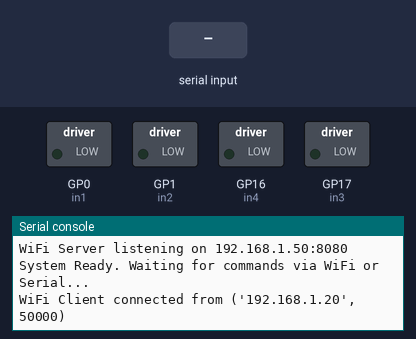
A program run on a simulated Raspberry Pi Pico running MicroPython. Shown: switched loads named in the program (green lamp = pin HIGH), the last lines printed to the serial console. The inputs (shaded band) are chosen by the test bench. WiFi joins after 1.5 s; one TCP client connects 1 s after the port opens and stays connected.

Above: at 3.2 s.
3.3 s: "STOP" typed at the serial console, then Enter
At 4.2 s:
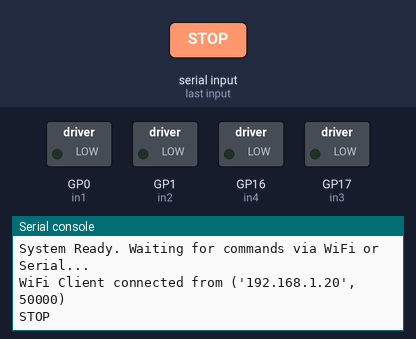
4.8 s: "FWD" typed at the serial console, then Enter
At 5.3 s:
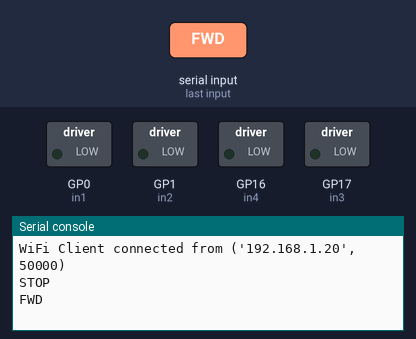
6.3 s: "BWD" typed at the serial console, then Enter
At 7.7 s:
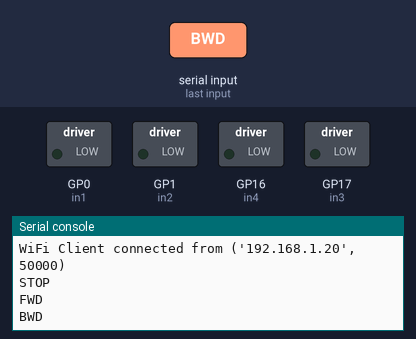

The program:

pico_wifi_serial.py
```python
import network
import socket
from machine import Pin, PWM
import time
import select
import sys

# --- WIFI CONFIGURATION ---
SSID = "Eren"
PASSWORD = "19981998"
PORT = 8080

# --- Setup Motor Pins with PWM ---
# Motor A (Left)
in1 = PWM(Pin(0))
in2 = PWM(Pin(1))
in1.freq(1000)
in2.freq(1000)

# Motor B (Right)
in3 = PWM(Pin(17))
in4 = PWM(Pin(16))
in3.freq(1000)
in4.freq(1000)

# Global State
current_speed_percent = 0
current_direction = "STOP" # STOP, FWD, BWD
active_motors = "BOTH" # A, B, BOTH

def set_motor_speed(pwm_pin_a, pwm_pin_b, speed_percent, direction):
    # Convert percent (0-100) to u16 duty (0-65535)
    duty = int((speed_percent / 100) * 65535)

    if direction == "STOP":
        pwm_pin_a.duty_u16(0)
        pwm_pin_b.duty_u16(0)
    elif direction == "FWD":
        # Forward: Pin A gets speed, Pin B is Low
        pwm_pin_a.duty_u16(duty)
        pwm_pin_b.duty_u16(0)
    elif direction == "BWD":
        # Backward: Pin A is Low, Pin B gets speed
        pwm_pin_a.duty_u16(0)
        pwm_pin_b.duty_u16(duty)

def update_motors():
    # Motor A Logic
    if active_motors in ["A", "BOTH"]:
        set_motor_speed(in1, in2, current_speed_percent, current_direction)
    else:
        set_motor_speed(in1, in2, 0, "STOP")

    # Motor B Logic
    if active_motors in ["B", "BOTH"]:
        set_motor_speed(in3, in4, current_speed_percent, current_direction)
    else:
        set_motor_speed(in3, in4, 0, "STOP")

def parse_command(cmd_str):
    """
    Expected format: "CMD:VALUE"
    """
    global current_speed_percent, current_direction, active_motors
    try:
        parts = cmd_str.strip().split(':')
        if len(parts) != 2: return

        key, val = parts[0], parts[1]

        if key == "SPD":
            current_speed_percent = int(val)
        elif key == "MOT":
            active_motors = val
        elif key == "DIR":
            if current_direction != "STOP":
                current_direction = val
        elif key == "ACT":
            if val == "STOP":
                current_direction = "STOP"
            elif val == "START":
                current_direction = "FWD"

        update_motors()
        print(f"Executed: {key}={val}")

    except Exception as e:
        print(f"Cmd Error: {e}")

def setup_wifi():
    wlan = network.WLAN(network.STA_IF)
    wlan.active(True)
    wlan.connect(SSID, PASSWORD)

    print(f"Attempting WiFi connection to {SSID}...")
    max_wait = 10
    while max_wait > 0:
        if wlan.status() < 0 or wlan.status() >= 3:
            break
        max_wait -= 1
        time.sleep(1)

    if wlan.status() != 3:
        print("WiFi Connection Failed. Running in Serial Mode only.")
        return None
    else:
        ip = wlan.ifconfig()[0]
        print(f'WiFi Connected! IP: {ip}')

        addr = (ip, PORT)
        s = socket.socket()
        s.setsockopt(socket.SOL_SOCKET, socket.SO_REUSEADDR, 1)
        s.bind(addr)
        s.listen(1)
        print(f'WiFi Server listening on {ip}:{PORT}')
        return s

def run_dual_mode():
    # Attempt WiFi Setup
    server_sock = setup_wifi()

    # Input sources for select()
    # Always monitor stdin (Serial)
    input_sources = [sys.stdin]

    # If WiFi succeeded, monitor that too
    if server_sock:
        input_sources.append(server_sock)

    print("System Ready. Waiting for commands via WiFi or Serial...")

    # List of connected WiFi clients
    clients = []

    while True:
        # Check for readable sources (non-blocking)
        # We add clients to input_sources dynamically
        current_inputs = input_sources + clients

        readable, _, _ = select.select(current_inputs, [], [], 0.1)

        for source in readable:
            # 1. Handle Serial Input
            if source is sys.stdin:
                line = sys.stdin.readline()
                if line:
                    parse_command(line)

            # 2. Handle New WiFi Client Connection
            elif source is server_sock:
                cl, addr = server_sock.accept()
                print('WiFi Client connected from', addr)
                clients.append(cl)

            # 3. Handle Existing WiFi Client Message
            else:
                try:
                    data = source.recv(1024)
                    if data:
                        lines = data.decode('utf-8').split('\n')
                        for line in lines:
                            if line: parse_command(line)
                    else:
                        # Empty data means disconnect
                        print("WiFi Client disconnected")
                        clients.remove(source)
                        source.close()
                except Exception:
                    print("WiFi Client Error")
                    if source in clients: clients.remove(source)
                    source.close()

# Start
try:
    run_dual_mode()
except KeyboardInterrupt:
    print("Server stopped")
```

Measured:
- after the input at 3.3 s, the serial console: prints a new line at once (image 1)
- after the input at 4.8 s, the serial console: prints a new line at once (image 2)
- after the input at 6.3 s, the serial console: prints a new line at once (image 3)
